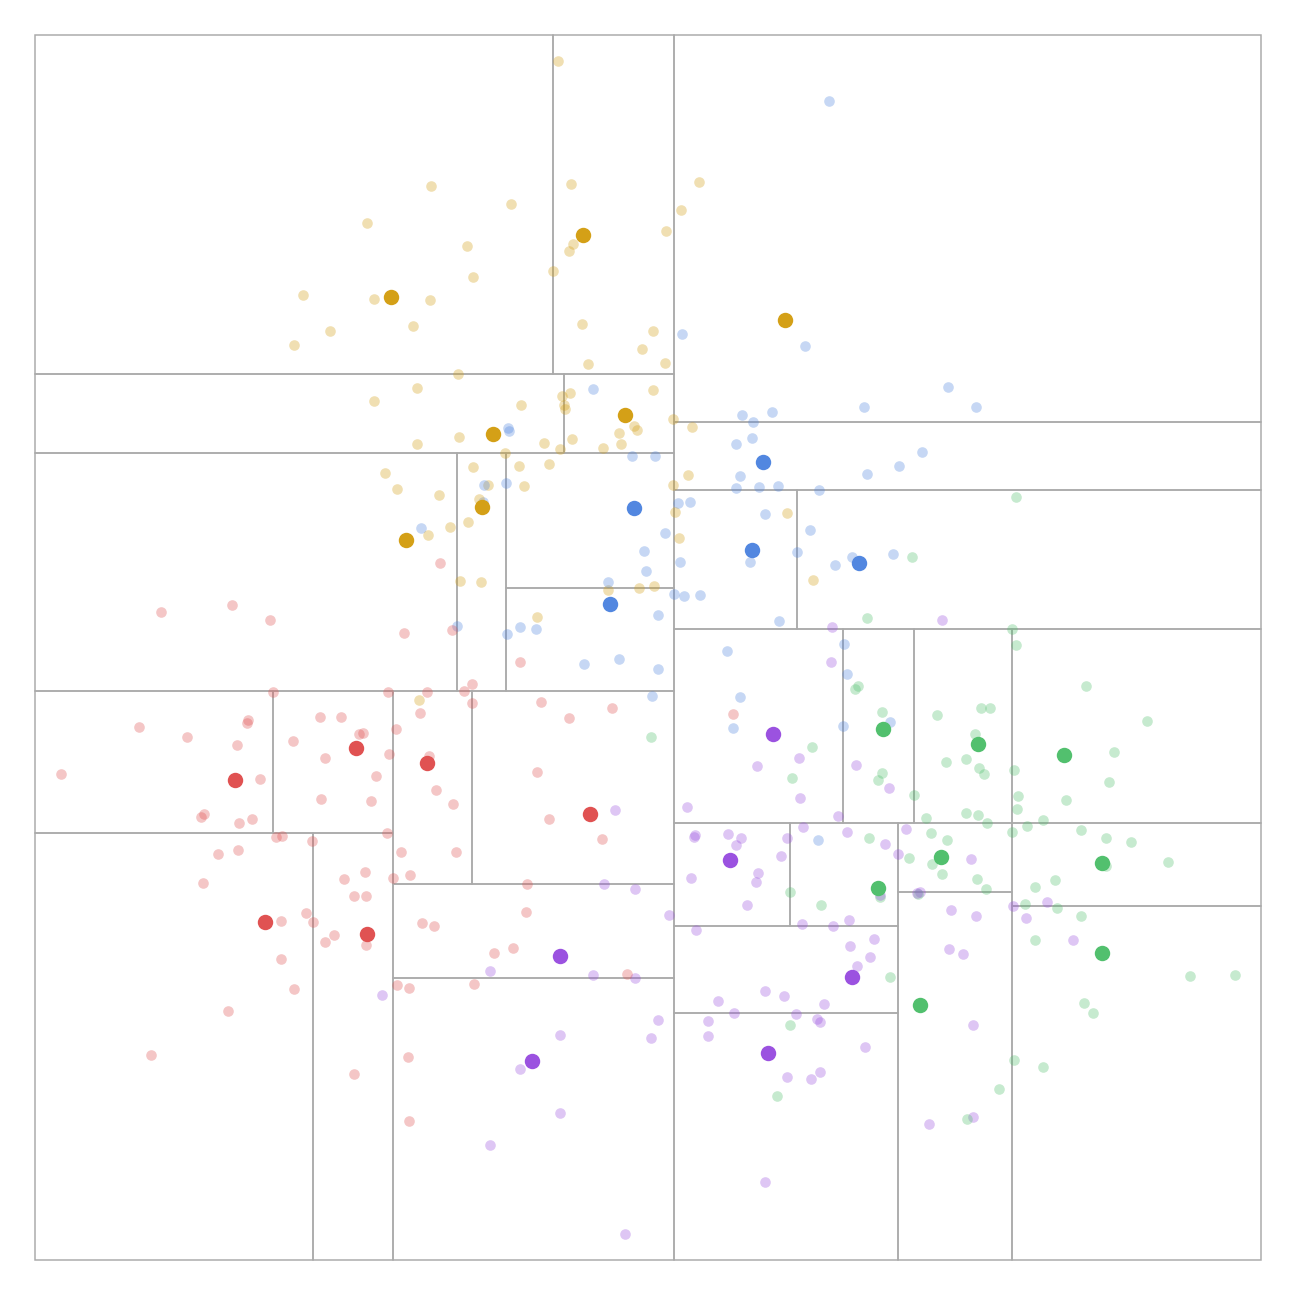

The Python source for this figure:
import random
import matplotlib.pyplot as plt
import matplotlib.patches as patches

MAX_DEPTH = 5
SEED = 6

# --- Generate 2D points from overlapping Gaussians ---
rng = random.Random(SEED)

centers = [(2, 3), (6, 7), (9, 3), (4, 8), (7, 2)]
colors  = ["#e05252", "#5287e0", "#52c06e", "#d4a017", "#9b52e0"]

points = []
for _ in range(400):
    ci = rng.randint(0, len(centers) - 1)
    cx, cy = centers[ci]
    x = rng.gauss(cx, 1.4)
    y = rng.gauss(cy, 1.4)
    points.append((x, y, ci))

# --- Fixed-depth kD-tree partitioner ---
# Always splits to max_depth regardless of how many points are in the cell.
# Returns list of cells: {"pts": [...indices...], "bbox": (xmin,xmax,ymin,ymax)}
def build_cells_midpoint(pts_idx, all_pts, xmin, xmax, ymin, ymax, depth, max_depth):
    if depth >= max_depth or len(pts_idx) == 0:
        return [{"pts": pts_idx, "bbox": (xmin, xmax, ymin, ymax)}]

    # Split at the spatial midpoint of the bounding box, not the data median.
    # Equal-volume cells: dense regions contain more points per cell -> higher compression.
    if (xmax - xmin) >= (ymax - ymin):
        mid = (xmin + xmax) / 2
        left  = [i for i in pts_idx if all_pts[i][0] <= mid]
        right = [i for i in pts_idx if all_pts[i][0] >  mid]
        return (build_cells_midpoint(left,  all_pts, xmin, mid,  ymin, ymax, depth+1, max_depth) +
                build_cells_midpoint(right, all_pts, mid,  xmax, ymin, ymax, depth+1, max_depth))
    else:
        mid = (ymin + ymax) / 2
        lower = [i for i in pts_idx if all_pts[i][1] <= mid]
        upper = [i for i in pts_idx if all_pts[i][1] >  mid]
        return (build_cells_midpoint(lower, all_pts, xmin, xmax, ymin, mid,  depth+1, max_depth) +
                build_cells_midpoint(upper, all_pts, xmin, xmax, mid,  ymax, depth+1, max_depth))

xs_all = [p[0] for p in points]
ys_all = [p[1] for p in points]
cells = build_cells_midpoint(
    list(range(len(points))), points,
    min(xs_all) - 0.3, max(xs_all) + 0.3,
    min(ys_all) - 0.3, max(ys_all) + 0.3,
    depth=0, max_depth=MAX_DEPTH
)

# One representative per non-empty cell (closest point to centroid)
keep_idx = set()
for cell in cells:
    pts = cell["pts"]
    if not pts:
        continue
    mx = sum(points[i][0] for i in pts) / len(pts)
    my = sum(points[i][1] for i in pts) / len(pts)
    closest = min(pts, key=lambda i: (points[i][0]-mx)**2 + (points[i][1]-my)**2)
    keep_idx.add(closest)

# --- Plot ---
fig, ax = plt.subplots(figsize=(7, 7))
ax.set_aspect("equal")
ax.axis("off")

# Cell boundaries
for cell in cells:
    x0, x1, y0, y1 = cell["bbox"]
    rect = patches.Rectangle(
        (x0, y0), x1 - x0, y1 - y0,
        linewidth=0.6, edgecolor="#aaaaaa", facecolor="none"
    )
    ax.add_patch(rect)

# Points — faded first, solid kept on top
for i, (x, y, ci) in enumerate(points):
    base = colors[ci]
    if i in keep_idx:
        ax.scatter(x, y, color=base, s=38, zorder=3, linewidths=0)
    else:
        ax.scatter(x, y, color=base, s=18, alpha=0.33, zorder=2, linewidths=0)

ax.set_xlim(min(xs_all) - 0.5, max(xs_all) + 0.5)
ax.set_ylim(min(ys_all) - 0.5, max(ys_all) + 0.5)

fig.tight_layout(pad=0)
fig.savefig("subsample_demo_midpoint.png", dpi=180, bbox_inches="tight")
print("saved subsample_demo_midpoint.png")
